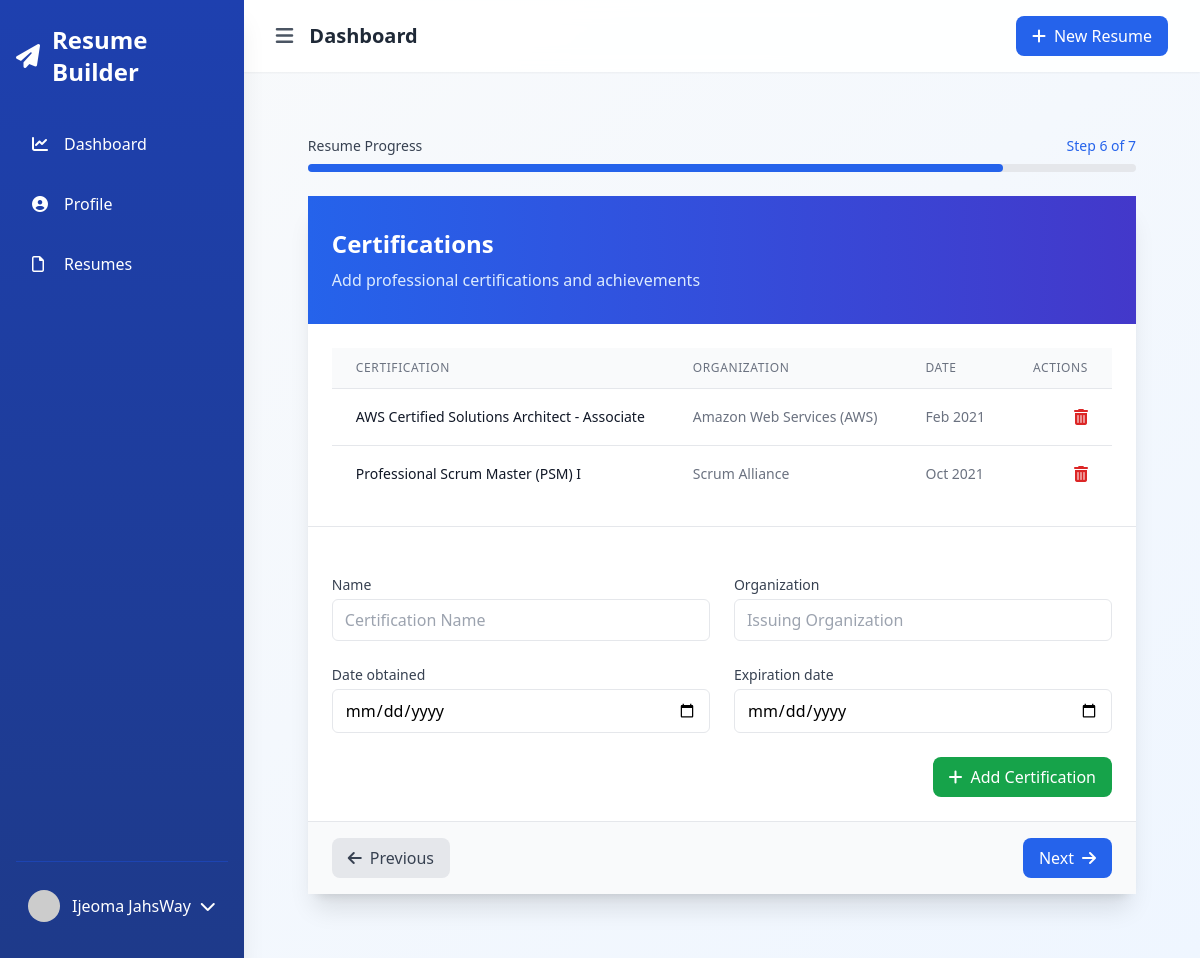
Page /resumes/novas-resume-962922d6/certifications/ (signed in) on the committed database.
### resumes/models.py (models this page shows)
class Certification(models.Model):
    resume = models.ForeignKey(Resume, on_delete=models.CASCADE)
    name = models.CharField(max_length=100)
    organization = models.CharField(max_length=100)
    date_obtained = models.DateField()
    expiration_date = models.DateField(null=True, blank=True)

### resumes/views.py (the view)
# urls.py: path('<slug:resume_slug>/certifications/', views.certifications, name='resume_certifications'),
@login_required
def certifications(request, resume_slug):
    resume = get_object_or_404(Resume, slug=resume_slug, user=request.user)
    certifications = resume.certification_set.all()
    if request.method == 'POST':
        form = CertificationForm(request.POST)
        if form.is_valid():
            certification = form.save(commit=False)
            certification.resume = resume
            certification.save()
            messages.success(request, 'Certification added successfully.')
            return redirect('resume_certifications', resume_slug=resume.slug)
    else:
        form = CertificationForm()
    return render(request, 'resumes/certifications.html', {
        'form': form,
        'certifications': certifications,
        'resume': resume,
        'section': 'certifications'
    })

### resumes/forms.py (shortened to what this page needs)
class CertificationForm(forms.ModelForm):
    class Meta:
        model = Certification
        fields = ['name', 'organization', 'date_obtained', 'expiration_date']
        widgets = {
            'name': forms.TextInput(attrs={
                'class': 'w-full px-3 py-2 border rounded-md focus:outline-none focus:ring-2 focus:ring-blue-500',
                'placeholder': 'Certification Name'
            }),
            'organization': forms.TextInput(attrs={
                'class': 'w-full px-3 py-2 border rounded-md focus:outline-none focus:ring-2 focus:ring-blue-500',
                'placeholder': 'Issuing Organization'
            }),
            'date_obtained': forms.DateInput(attrs={
                'type': 'date',
                'class': 'w-full px-3 py-2 border rounded-md focus:outline-none focus:ring-2 focus:ring-blue-500'
            }),
            'expiration_date': forms.DateInput(attrs={
                'type': 'date',
                'class': 'w-full px-3 py-2 border rounded-md focus:outline-none focus:ring-2 focus:ring-blue-500'
            }),
        }

### core/context_processors.py (called while the page is built)
def site_settings(request):
    try:
        settings = SiteSettings.objects.first()
        templates = ResumeTemplate.objects.filter(is_active=True).order_by('?')
        return {
            'site_settings': settings,
            'featured_templates': templates
        }
    except:
        return {
            'site_settings': None,
            'featured_templates': []
        }

### resumes/templates/resumes/certifications.html (shortened to what this page needs)
{% extends "accounts/dashboard_base.html" %}
{% block content %}
<div class="max-w-4xl mx-auto px-4 sm:px-6 lg:px-8 py-8">
    <div class="mb-6">
        <div class="flex justify-between items-center mb-2">
            <span class="text-sm font-medium text-gray-700">Resume Progress</span>
            <span class="text-sm font-medium text-blue-600">Step 6 of 7</span>
        </div>
        <div class="h-2 bg-gray-200 rounded-full">
            <div class="h-2 bg-blue-600 rounded-full" style="width: 84%"></div>
        </div>
    </div>
    <div class="bg-white rounded-2xl shadow-xl">
        <div class="bg-gradient-to-r from-blue-600 to-indigo-700 px-6 py-8">
            <h2 class="text-2xl font-bold text-white">Certifications</h2>
            <p class="mt-2 text-blue-100">Add professional certifications and achievements</p>
        </div>
        {% if certifications %}
            <div class="p-6 border-b border-gray-200">
                <div class="overflow-x-auto">
                    <table class="min-w-full divide-y divide-gray-200">
                        <thead>
                            <tr class="bg-gray-50">
                                <th class="px-6 py-3 text-left text-xs font-medium text-gray-500 uppercase tracking-wider">Certification</th>
                                <th class="px-6 py-3 text-left text-xs font-medium text-gray-500 uppercase tracking-wider">Organization</th>
                                <th class="px-6 py-3 text-left text-xs font-medium text-gray-500 uppercase tracking-wider">Date</th>
                                <th class="px-6 py-3 text-right text-xs font-medium text-gray-500 uppercase tracking-wider">Actions</th>
                            </tr>
                        </thead>
                        <tbody class="bg-white divide-y divide-gray-200">
                            {% for certification in certifications %}
                                <tr class="hover:bg-gray-50">
                                    <td class="px-6 py-4 whitespace-nowrap text-sm font-medium text-gray-900">
                                        {{ certification.name }}
                                    </td>
                                    <td class="px-6 py-4 whitespace-nowrap text-sm text-gray-500">
                                        {{ certification.organization }}
                                    </td>
                                    <td class="px-6 py-4 whitespace-nowrap text-sm text-gray-500">
                                        {{ certification.date_obtained|date:"M Y" }}
                                    </td>
                                    <td class="px-6 py-4 whitespace-nowrap text-right">
                                        <form method="post" action="{% url 'delete_certification' resume.slug certification.id %}">
                                            <button type="submit" class="text-red-600 hover:text-red-800 transition-colors">
                                                <i class="fas fa-trash-alt"></i>
                                            </button>
                                        </form>
                                    </td>
                                </tr>
                            {% endfor %}
                        </tbody>
                    </table>
                </div>
            </div>
        {% endif %}
        <div class="p-6">
            <form method="post" class="space-y-6">
                <div class="grid grid-cols-1 md:grid-cols-2 gap-6">
                    {% for field in form %}
                        <div class="space-y-1">
                            <label for="{{ field.id_for_label }}" class="block text-sm font-medium text-gray-700">
                                {{ field.label }}
                            </label>
                            {{ field }}
                        </div>
                    {% endfor %}
                </div>
                <div class="flex justify-end">
                    <button type="submit" class="inline-flex items-center px-4 py-2 bg-green-600 text-white rounded-lg hover:bg-green-700 transition-colors">
                        <i class="fas fa-plus mr-2"></i>Add Certification
                    </button>
                </div>
            </form>
        </div>
        <div class="px-6 py-4 bg-gray-50 border-t border-gray-200 flex justify-between">
            <a href="{% url 'resume_projects' resume.slug %}" class="inline-flex items-center px-4 py-2 bg-gray-200 text-gray-700 rounded-lg hover:bg-gray-300 transition-colors">
                <i class="fas fa-arrow-left mr-2"></i>Previous
            </a>
            <a href="{% url 'resume_languages' resume.slug %}" class="inline-flex items-center px-4 py-2 bg-blue-600 text-white rounded-lg hover:bg-blue-700 transition-colors">
                Next<i class="fas fa-arrow-right ml-2"></i>
            </a>
        </div>
    </div>
</div>
{% endblock %}

### accounts/templates/accounts/dashboard_base.html (shortened to what this page needs)
<!DOCTYPE html>
<html lang="en">
<head>
    <script src="https://cdn.tailwindcss.com"></script>
    <link rel="stylesheet" href="https://cdnjs.cloudflare.com/ajax/libs/font-awesome/6.4.0/css/all.min.css">
</head>
<body class="bg-gradient-to-br from-gray-50 to-blue-50"
      x-data="{
          sidebarOpen: localStorage.getItem('sidebarOpen') === 'true' || window.innerWidth > 768,
          theme: localStorage.getItem('theme') || 'light'
      }"
      x-init="$watch('sidebarOpen', value => localStorage.setItem('sidebarOpen', value))">
    <div class="min-h-screen flex">
        <aside x-cloak
               :class="{'translate-x-0': sidebarOpen, '-translate-x-full hidden': !sidebarOpen}"
               class="fixed md:relative bg-gradient-to-b from-blue-800 to-blue-900 text-white w-72 min-h-screen z-30 sidebar-transition shadow-xl">
            <div class="h-full flex flex-col px-4 py-6">
                <div class="flex items-center justify-between mb-8">
                    <a href="{% url 'home' %}" class="text-2xl font-bold flex items-center group">
                        <i class="fas fa-paper-plane mr-3 transform group-hover:rotate-12 transition-transform"></i>
                        <span class="group-hover:text-blue-200 transition-colors">Resume Builder</span>
                    </a>
                </div>
                <nav class="flex-1">
                    <ul class="space-y-3">
                        <li x-data="{ isHovered: false }">
                            <a href="{% url 'dashboard' %}"
                               @mouseenter="isHovered = true"
                               @mouseleave="isHovered = false"
                               class="flex items-center py-3 px-4 rounded-lg transition-all duration-200 hover:bg-blue-700/50 relative overflow-hidden
                                    {% if request.path == '/dashboard/' %}bg-blue-700 border-l-4 border-white{% endif %}">
                                <i class="fas fa-chart-line w-5"></i>
                                <span class="ml-3">Dashboard</span>
                            </a>
                        </li>
                        <li x-data="{ isHovered: false }">
                            <a href="{% url 'update_profile' %}"
                               @mouseenter="isHovered = true"
                               @mouseleave="isHovered = false"
                               class="flex items-center py-3 px-4 rounded-lg transition-all duration-200 hover:bg-blue-700/50 relative overflow-hidden
                                    {% if request.path == '/profile/update/' %}bg-blue-700 border-l-4 border-white{% endif %}">
                                <i class="fas fa-user-circle w-5"></i>
                                <span class="ml-3">Profile</span>
                            </a>
                        </li>
                        <li x-data="{ isHovered: false }">
                            <a href="{% url 'resume_list' %}"
                               @mouseenter="isHovered = true"
                               @mouseleave="isHovered = false"
                               class="flex items-center py-3 px-4 rounded-lg transition-all duration-200 hover:bg-blue-700/50 relative overflow-hidden
                                    {% if request.path == '/resume_list/' %}bg-blue-700 border-l-4 border-white{% endif %}">
                                <i class="fa-regular fa-file w-5"></i>
                                <span class="ml-3">Resumes</span>
                            </a>
                        </li>
                    </ul>
                </nav>
                <div class="border-t border-blue-700/50 pt-4 space-y-2">
                    <div x-data="{ userMenuOpen: false }" class="relative">
                        <button @click="userMenuOpen = !userMenuOpen"
                                class="w-full flex items-center justify-between p-3 rounded-lg hover:bg-blue-700/50 transition-colors">
                            <div class="flex items-center">
                                <img src="{{ user.profile.profile_picture.url|default:'https://placehold.co/40x40' }}"
                                     alt="Profile"
                                     class="w-8 h-8 rounded-full object-cover">
                                <span class="ml-3">{{ user.get_full_name|default:user.username }}</span>
                            </div>
                            <i class="fas fa-chevron-down transition-transform"
                               :class="{ 'transform rotate-180': userMenuOpen }"></i>
                        </button>
                    </div>
                </div>
            </div>
        </aside>
        <div class="flex-1 flex flex-col min-h-screen w-full transition-all duration-300">
            <header class="glass-effect shadow-sm sticky top-0 z-10">
                <div class="flex justify-between items-center px-4 md:px-8 py-4">
                    <div class="flex items-center">
                        <button @click="sidebarOpen = !sidebarOpen"
                                class="text-gray-600 hover:text-gray-900 transition-colors">
                            <i class="fas fa-bars text-xl"></i>
                        </button>
                        <h1 class="ml-4 text-xl font-semibold text-gray-800">{% block header %}Dashboard{% endblock %}</h1>
                    </div>
                    <div class="flex items-center space-x-4">
                        <a href="{% url 'create_resume' %}"
                           class="bg-blue-600 text-white px-4 py-2 rounded-lg hover:bg-blue-700 transition-colors">
                            <i class="fas fa-plus mr-2"></i>New Resume
                        </a>
                    </div>
                </div>
            </header>
            <main class="flex-1 p-4 md:p-8">
                {% block content %}{% endblock %}
            </main>
        </div>
    </div>
</body>
</html>

### accounts/templates/accounts/dashboard_base.html (style rules this page uses)
.sidebar-transition { transition: all 0.3s cubic-bezier(0.4, 0, 0.2, 1); }
.glass-effect { background: rgba(255, 255, 255, 0.9); backdrop-filter: blur(10px); -webkit-backdrop-filter: blur(10px); }

### rows in the picture
Certification: name "AWS Certified Solutions Architect - Associate", organization "Amazon Web Services (AWS)", date_obtained "Feb 2021"
Certification: name "Professional Scrum Master (PSM) I", organization "Scrum Alliance", date_obtained "Oct 2021"

### other values in the picture
{{ user.get_full_name|default:user.username }} "Ijeoma JahsWay"
{{ field.label }} "Name" "Organization" "Date obtained" "Expiration date"
